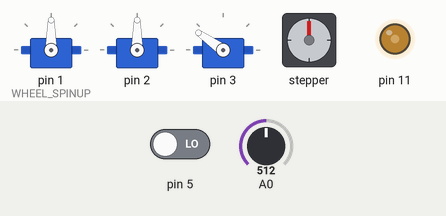
Recording of a sketch running on a simulated Arduino Uno, built with avr-gcc and run on an emulated ATmega328P. On the bench: 3 × servo, stepper motor, output pins drawn as LEDs (lit = HIGH). The test bench sets the inputs (shaded band); at power-on: A0 = 512, pin 5 LOW. Stepper angles assume 200 steps per turn; pins used as bus, display or sensor lines are not drawn.

Above: at 1.2 s.
1.3 s: A0 set to 872
2.8 s: A0 set to 887
At 3.4 s:
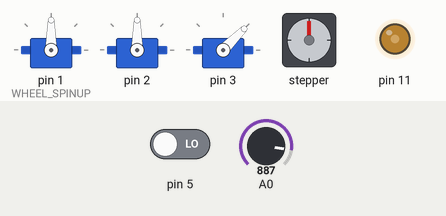
4.3 s: A0 set to 0
At 5.44 s:
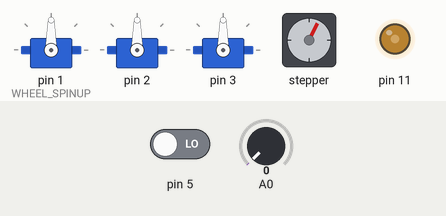
7.3 s: pin 5 driven HIGH
10.3 s: A0 set to 890
At 11.5 s:
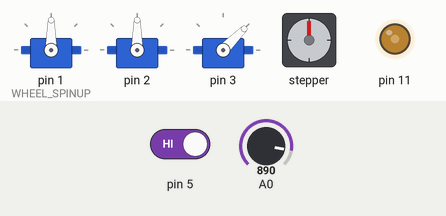
Timing chart, 0 to 12.8 s (numbered marks = the images above; inputs shaded):
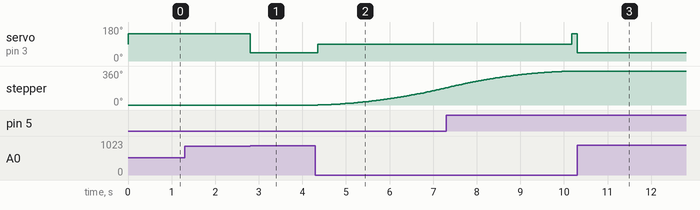

The sketch:

shooter_controller.ino
```cpp
#include <AccelStepper.h>
#include <Servo.h>

// *** *** *** *** OUTPUT *** *** *** ***
class Output {
  const boolean debug = false;
  public:
  Output() {
  }

  void printDebug(String id, String str) {
    if(debug)
      Serial.println(id + ": " + str);
  }
};

// *** *** *** *** CYLINDER *** *** *** ***
class Cylinder: public Output {
  AccelStepper* stepper;
  int switch_port;

  // Constructor
  public:
  Cylinder(int _switch_port, int dir_pin1, int dir_pin2, float max_speed=200.0) {
    switch_port = _switch_port;
    pinMode(switch_port, INPUT);
    stepper = new AccelStepper(2, dir_pin1, dir_pin2);
    analogWrite(3, 100);
    analogWrite(11, 100);
    stepper -> setMaxSpeed(max_speed);
    stepper -> setAcceleration(max_speed/10.0);
  }

  // Index by the given number of chambers
  void index(int chambers=1) {
    stepper -> moveTo(chambers * 200); // gear ratio is 1:6, and 360/60 * 6 = 1, so 200*1 = 200 steps/chamber
    stepper -> run();
  }

  // Determine whether the cylinder has rotated the given number of chambers
  boolean hasRotated() {
    return stepper -> distanceToGo() == 0;
  }

  // Determine whether the limit switch is depressed
  boolean isAligned() {
    return digitalRead(switch_port) == 1;
  }

  // Conserves power for the stepper
  void release() {
    stepper -> disableOutputs();
  }

  // Stops the cylinder from rotating
  void stop() {
    stepper -> stop();
  }

  void printDebug() {
    Output::printDebug("CYLINDER", "foo");
  }
};

// *** *** *** *** RACK *** *** *** ***
class Rack: public Output {
  Servo servo;
  int pot_port;

  // Constructor
  public:
  Rack(int _servo_port, int _pot_port) {
    servo.attach(_servo_port);
  }

  // Retract the rack away from the chamber
  void retract() {
    servo.write(45);
  }

  // Extend the rack towards the chamber
  void extend() {
    servo.write(145);
  }

  // Stop the rack
  void stop() {
    servo.write(90);
  }

  // Detect whether the rack is retracted
  boolean isRetracted() {
    return readPot() < 1;
  }

  // Detect whether the rack is extended
  boolean isExtended() {
    return readPot() > 880;
  }

  // Read the position of the rack
  int readPot() {
    return analogRead(pot_port);
    //return map(analogRead(pot_port), 0, 880, 0, 100);
  }

  void printDebug() {
    Output::printDebug("RACK", "foo");
  }
};

// *** *** *** *** WHEEL *** *** *** ***
class Wheel: public Output {
  Servo servo;
  int reverse;
  int servo_port;

  // Constructor
  public: Wheel(int _servo_port, boolean _reverse=false) {
    if(_reverse)
      reverse = -1;
    else
      reverse = 1;
    servo_port = _servo_port;
    attach();
  }

  // Accelerate the wheel
  void spinUp() {
    attach();
    servo.write(90 + 90*reverse);
  }

  // Cut off power to the wheel
  void release() {
    servo.detach();
  }

  // Provide power to the wheel
  void attach() {
    servo.attach(servo_port);
  }

  void printDebug() {
    Output::printDebug("WHEEL", "foo");
  }
};

// *** *** *** *** INPUTS *** *** *** ***
class Inputs {
  // Constructor
  public: Inputs() {
  }
};

// *** *** *** *** MAIN *** *** *** ***
#define kLWHEEL_PORT 1
#define kRWHEEL_PORT 2
#define kSERVO_PORT 3
#define kPOT_PORT 4
#define kSWITCH_PORT 5
#define kDIR1_PORT 6
#define kDIR2_PORT 7

#define IDLE 0
#define CYLINDER_STOPPED 1
#define RACK_EXTENDING 2
#define RACK_RETRACTING 3
#define CYLINDER_ROTATING 4
#define CHAMBER_ALIGNED 5
#define CYLINDER_ADJUSTING 6

#define WHEEL_RELEASE 0
#define WHEEL_SPINUP 1

Wheel leftWheel(kLWHEEL_PORT);
Wheel rightWheel(kRWHEEL_PORT, true);
Rack rack(kSERVO_PORT, kPOT_PORT);
Cylinder cylinder(kSWITCH_PORT, kDIR1_PORT, kDIR2_PORT);
unsigned int fsm_state = 0;
unsigned int fsm2_state = 0;

void setup() {
}

void loop() {
  cylinder.printDebug();
  rack.printDebug();
  leftWheel.printDebug();
  rightWheel.printDebug();
  Serial.println(fsm_state);
  switch(fsm_state) {
    case IDLE:
      cylinder.release();
      fsm_state = CYLINDER_STOPPED;
      break;
    case CYLINDER_STOPPED:
      cylinder.stop();
      fsm_state = RACK_EXTENDING;
      break;
    case RACK_EXTENDING:
      rack.extend();
      if(rack.isExtended()) {
        rack.stop();
        fsm_state = RACK_RETRACTING;
      }
      break;
    case RACK_RETRACTING:
      rack.retract();
      if(rack.isRetracted()) {
        delay(50);
        rack.stop();
        fsm_state = CYLINDER_ROTATING;
      }
      break;
    case CYLINDER_ROTATING:
      cylinder.index(1);
      if(cylinder.hasRotated())
        fsm_state = CHAMBER_ALIGNED;
      break;
    case CHAMBER_ALIGNED:
      if(cylinder.isAligned())
        fsm_state = IDLE;
      else
        fsm_state = CYLINDER_ADJUSTING;
      break;
    case CYLINDER_ADJUSTING:
      // ******* MISSING ADJUSTMENT CODE
      fsm_state = CHAMBER_ALIGNED;
      break;
  }

  switch(fsm2_state) {
     case WHEEL_RELEASE:
       leftWheel.release();
       rightWheel.release();
       break;
     case WHEEL_SPINUP:
       leftWheel.spinUp();
       rightWheel.spinUp();
       break;
  }
}
```

Measured:
- the behaviour switches between 880 and 881 on A0 (found by bisection; images 0 and 1)
- after the input at 1.3 s, every drawn part: stays the same
- after the input at 2.8 s, servo on pin 3: 145° → 45° at once
- after the input at 4.3 s, servo on pin 3: 45° → 90° after 0.05 s; stepper: keeps turning clockwise at about 62°/s, starting after 0.05 s
- after the input at 7.3 s, servo on pin 3: 90° → 145° after 2.9 s
- after the input at 10.3 s, servo on pin 3: 145° → 45° at once
